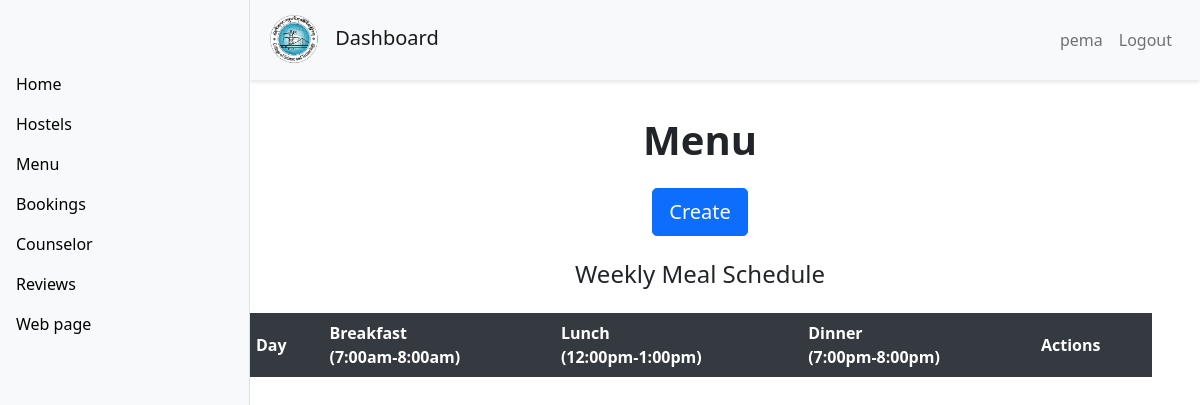
/menu_admin/ (signed in), run on an earlier commit of the app's database.
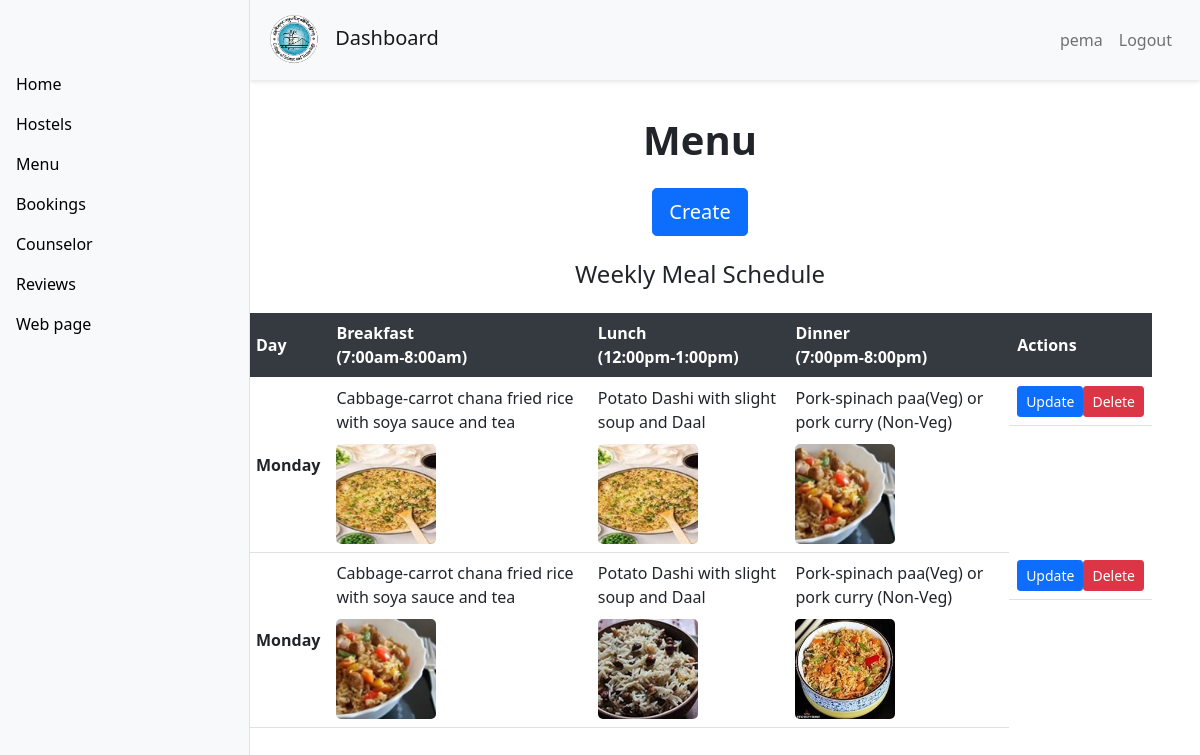
And on a later commit of the database.
### APP/models.py (models this page shows, shortened)
class Menu(models.Model):
    day = models.CharField(max_length=200)
    breakfast_description = models.CharField(max_length=200)
    breakfast_image = models.ImageField(upload_to='breakfasts/')  # Adjusted upload_to path
    lunch_description = models.CharField(max_length=200)
    lunch_image = models.ImageField(upload_to='lunches/')  # Adjusted upload_to path
    dinner_description = models.CharField(max_length=200)
    dinner_image = models.ImageField(upload_to='dinners/')  # Adjusted upload_to path

### APP/decorators.py (the view)
        def wrapper_func(request, *args, **kwargs):
            group = None
            if request.user.groups.exists():
                group = request.user.groups.all()[0].name
            if group in allowed_roles:
                return view_func(request, *args, **kwargs)
            else:
                return HttpResponse("You are not authorized to view this page.")

### APP/views.py (called while the page is built)
@login_required(login_url='login')
@allowed_users(allowed_roles=['admin'])
def menu_admin(request):
    menu = Menu.objects.all()
    context ={
        'menu': menu
    }
    return render(request,'admin_view/menu.html',context)

### APP/templates/admin_view/menu.html (shortened to what this page needs)
{% extends 'admin_view/base.html' %}
{% load static %}
{% block content %}
<h1 class="heading text-center my-4">Menu</h1>
<div class="container-md d-flex justify-content-center mb-4">
    <a href="{% url 'menu_create' %}" class="btn btn-primary btn-lg">Create</a>
</div>
<div class="container mt-4 my-5">
    <h4 class="text-center mb-4">Weekly Meal Schedule</h4>
    <table class="table table-hover">
        <thead class="thead-dark">
            <tr>
                <th scope="col">Day</th>
                <th scope="col">Breakfast<br>(7:00am-8:00am)</th>
                <th scope="col">Lunch<br>(12:00pm-1:00pm)</th>
                <th scope="col">Dinner<br>(7:00pm-8:00pm)</th>
                <th scope="col">Actions</th>
            </tr>
        </thead>
        <tbody>
            {% if menu %}
            {% for menu in menu %}
            <tr>
                <th scope="row">{{ menu.day }}</th>
                <td>
                    {{ menu.breakfast_description }}<br>
                    <img src="{{ menu.breakfast_image.url }}" alt="Breakfast Image" class="img-fluid meal-img">
                </td>
                <td>
                    {{ menu.lunch_description }}<br>
                    <img src="{{ menu.lunch_image.url }}" alt="Lunch Image" class="img-fluid meal-img">
                </td>
                <td>
                    {{ menu.dinner_description }}<br>
                    <img src="{{ menu.dinner_image.url }}" alt="Dinner Image" class="img-fluid meal-img">
                </td>
                <td class="d-flex justify-content-around">
                    <a href="{% url 'menu_update' menu.id %}" class="btn btn-primary btn-sm">Update</a>
                    <a href="{% url 'menu_delete' menu.id %}" class="btn btn-danger btn-sm">Delete</a>
                </td>
            </tr>
            {% endfor %}
            {% endif %}
        </tbody>
    </table>
</div>
{% endblock %}

What changed in the data, as far as the page shows it:
added Menu: day "Monday", breakfast_description "Cabbage-carrot chana fried rice with soya sauce and tea", breakfast_image (picture), lunch_description "Potato Dashi with slight soup and Daal", lunch_image (picture), dinner_description "Pork-spinach paa(Veg) or pork curry (Non-Veg)", dinner_image (picture)
added Menu: day "Monday", breakfast_description "Cabbage-carrot chana fried rice with soya sauce and tea", breakfast_image (picture), lunch_description "Potato Dashi with slight soup and Daal", lunch_image (picture), dinner_description "Pork-spinach paa(Veg) or pork curry (Non-Veg)", dinner_image (picture)
